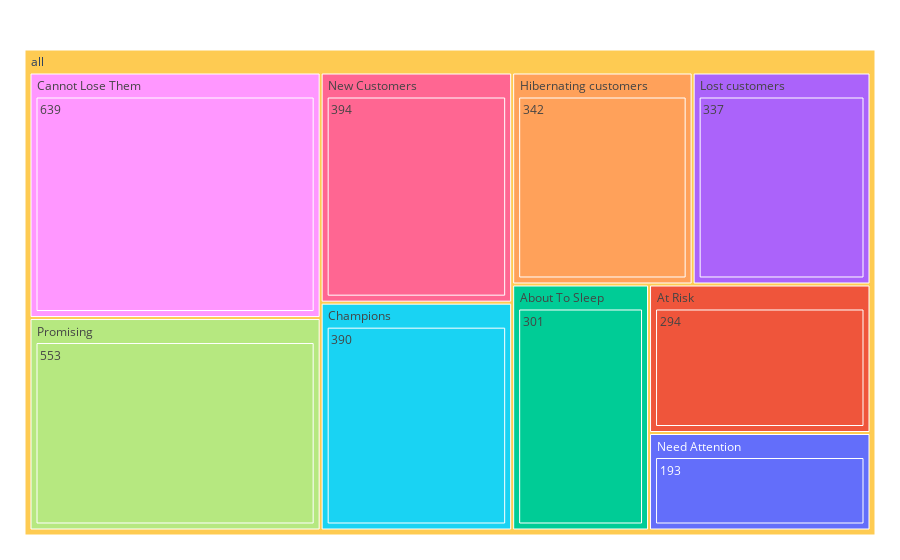

Notebook code for this chart:
### Code cell
fig = px.treemap(df_aux, path=[px.Constant("all"), 'segment', 'number_customers'], values='number_customers', color='segment')
fig.update_traces(root_color='lightgrey')
fig.update_layout(margin=dict(t=50, l=25, r=25, b=25))

### Figure 1 — Plotly figure (JSON) as saved in the notebook; plotly's stock layout.template omitted (floating-point values rounded to 4 significant figures)
{"data": [{"branchvalues": "total", "customdata": [["Need Attention"], ["At Risk"], ["About To Sleep"], ["Lost customers"], ["Hibernating customers"], ["Champions"], ["New Customers"], ["Promising"], ["Cannot Lose Them"], ["About To Sleep"], ["At Risk"], ["Cannot Lose Them"], ["Champions"], ["Hibernating customers"], ["Lost customers"], ["Need Attention"], ["New Customers"], ["Promising"], ["(?)"]], "domain": {"x": [0, 1], "y": [0, 1]}, "hovertemplate": "labels=%{label}<br>number_customers=%{value}<br>parent=%{parent}<br>id=%{id}<br>segment=%{customdata[0]}<extra></extra>", "ids": ["all/Need Attention/193", "all/At Risk/294", "all/About To Sleep/301", "all/Lost customers/337", "all/Hibernating customers/342", "all/Champions/390", "all/New Customers/394", "all/Promising/553", "all/Cannot Lose Them/639", "all/About To Sleep", "all/At Risk", "all/Cannot Lose Them", "all/Champions", "all/Hibernating customers", "all/Lost customers", "all/Need Attention", "all/New Customers", "all/Promising", "all"], "labels": ["193", "294", "301", "337", "342", "390", "394", "553", "639", "About To Sleep", "At Risk", "Cannot Lose Them", "Champions", "Hibernating customers", "Lost customers", "Need Attention", "New Customers", "Promising", "all"], "marker": {"colors": ["#636efa", "#EF553B", "#00cc96", "#ab63fa", "#FFA15A", "#19d3f3", "#FF6692", "#B6E880", "#FF97FF", "#00cc96", "#EF553B", "#FF97FF", "#19d3f3", "#FFA15A", "#ab63fa", "#636efa", "#FF6692", "#B6E880", "#FECB52"]}, "name": "", "parents": ["all/Need Attention", "all/At Risk", "all/About To Sleep", "all/Lost customers", "all/Hibernating customers", "all/Champions", "all/New Customers", "all/Promising", "all/Cannot Lose Them", "all", "all", "all", "all", "all", "all", "all", "all", "all", ""], "root": {"color": "lightgrey"}, "type": "treemap", "values": [193, 294, 301, 337, 342, 390, 394, 553, 639, 301, 294, 639, 390, 342, 337, 193, 394, 553, 3443]}], "layout": {"legend": {"tracegroupgap": 0}, "margin": {"b": 25, "l": 25, "r": 25, "t": 50}}}
